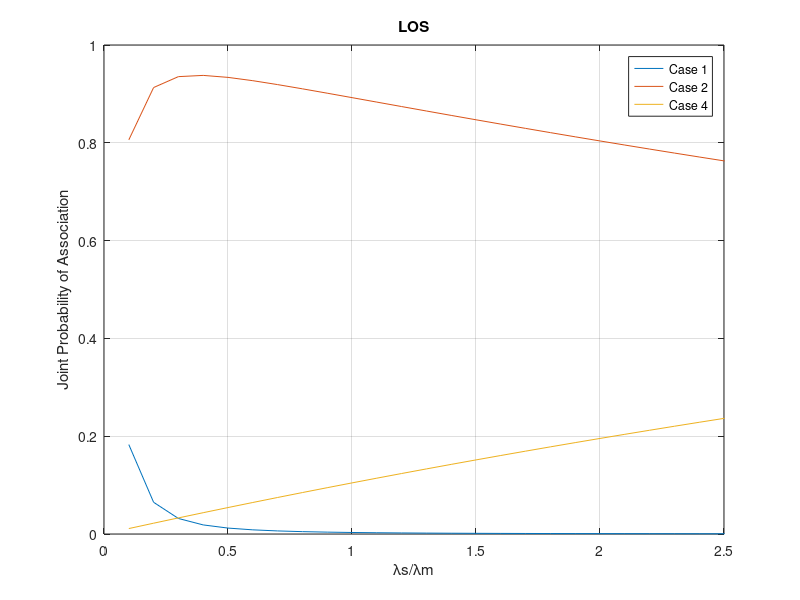

The MATLAB script that drew this image:
clear all; 

n=30;
use_sh_lambda = false;
senario = 0;% 0 for LOS; 1 for NLOS

% PREALLOCATING
Pr_case_lambda = zeros(3,n);
for i = 1:n
    % DENSITY %
    lambda_l = 10/pi; % Line density 10/pi per km
    lambda_v = 15; % Number of receiving vehicular nodes per km
    lambda_1 = 5; % Number of tier 1 nodes per km
    lambda_2 = i*0.5; % Number of tier 2 nodes per km
    
    % TRANSMISSION POWER %
    p1_dbm = 46; % Transmit power of tier 1 node in dBm
    p1 = 10^(.1*(p1_dbm-30));
    p2_dbm = 20; % Transmit power of tier 2 node in dBm
    p2 = 10^(.1*(p2_dbm-30));
    pv_dbm = 20;
    pv = 10^(.1*(pv_dbm-30));
    
    % GAIN %
    mlg_2 = 1; % Mainlobe gain TIER 2 node
    slg_2 = .01; % Sidelobe gain TIER 2 node
    mlg_1 = 1; % Mainlobe gain TIER 1 node
    %slg_1 = .01; % Sidelobe gain TIER 1 node, not applicable
    v_m = 0.01;
    v_s0 = 1;
    v_s1 = 0.01;
    
    % BIAS %
    b1_db = 0; % Selection bias of TIER 1 node in dB
    b1 = 10^(.1*b1_db);
    b2_db = 0; % Selection bias of TIER 2 node in dB
    b2 = 10^(.1*b2_db);

    A_MS = p1*b1*mlg_1/(p2*b2*mlg_2); %dl
    B_MS = pv*v_m/(pv*v_s0);          %ul
    
    if senario == 0
        alpha1 = 2;
        alpha2 = 2;
    else
        alpha1 = 4;
        alpha2 = 4;
    end

    % NAKAGAMI-M FADING PARAMETERS %
    m1 = 1; % Tier 1
    m20 = 2; % Tier 2 typical line
    m21 = 1; % Tier 2 other lines
    
    % SHADOWING PARAMETERS %
    ln_mu1 = 0;% Mean of log-normal shadowing gain in dB for TIER 1
    ln_sig1 = 4; % Std deviation of log-normal shadowing gain in dB for TIER 1
    ln_mu20 = 0; % Mean of log-normal shadowing gain in dB for TIER 2 TYP LINE
    ln_sig20 = 2; % Std deviation of log-normal shadowing gain in dB for TIER 2 TYP LINE
    ln_mu21 = 0;% Mean of log-normal shadowing gain in dB for TIER 2 OTHER LINES
    ln_sig21 = 4;% Std deviation of log-normal shadowing gain in dB for TIER 2 OTHER LINES
    
    sf_c = exp(2/alpha1*log(10)/10*ln_mu1 + (2/alpha1*log(10)/10)^2*ln_sig1^2/2);   % tier 1
    sf_u0 = exp(1/alpha2*log(10)/10*ln_mu20 + (1/alpha2*log(10)/10)^2*ln_sig20^2/2);% tier 2 line 
    sf_a = exp(2/alpha2*log(10)/10*ln_mu21 + (2/alpha2*log(10)/10)^2*ln_sig21^2/2); % tier 2 other

    sh_lambda_1 = sf_c*lambda_1;  
    sh_lambda_2 = sf_u0*lambda_2; 
    
    if use_sh_lambda
        lambda_1_int = sh_lambda_1;
        lambda_2_int = sh_lambda_2;
    else
        lambda_1_int = lambda_1;
        lambda_2_int = lambda_2;
    end
    f1 = @(x) 2*lambda_2_int*exp(-lambda_1_int*pi*B_MS^(2/alpha1)*x.^(2*alpha2/alpha1) - 2*lambda_2_int*x);
    f2 = @(x) 2*lambda_2_int*exp(-lambda_1_int*pi*A_MS^(2/alpha1)*x.^(2*alpha2/alpha1) - 2*lambda_2_int*x);
    f1_int = integral(f1, 0, Inf);
    f2_int = integral(f2, 0, Inf);
    
    pr_int_case1 = 1 - f1_int;
    pr_int_case2 = f1_int - f2_int;
    pr_int_case4 = f2_int;

    Pr_case_lambda(1,i) = pr_int_case1;
    Pr_case_lambda(2,i) = pr_int_case2;
    Pr_case_lambda(3,i) = pr_int_case4;
    x(i) = i*0.5/5;
    i = i + 1;
end
 
figure
plot(x,Pr_case_lambda(1,:));
hold on;
plot(x,Pr_case_lambda(2,:));
hold on;
plot(x,Pr_case_lambda(3,:));
grid on;
axis([0 2.5 0 1]);

legend('Case 1','Case 2','Case 4');
xlabel("λs/λm")
ylabel("Joint Probability of Association")
if senario == 0
    if use_sh_lambda
        title('LOS-sh');
    else
        title('LOS');
    end
else
    ylim([0 0.7]);
    if use_sh_lambda
        title('NLOS-sh');
    else
        title('NLOS');
    end
end
